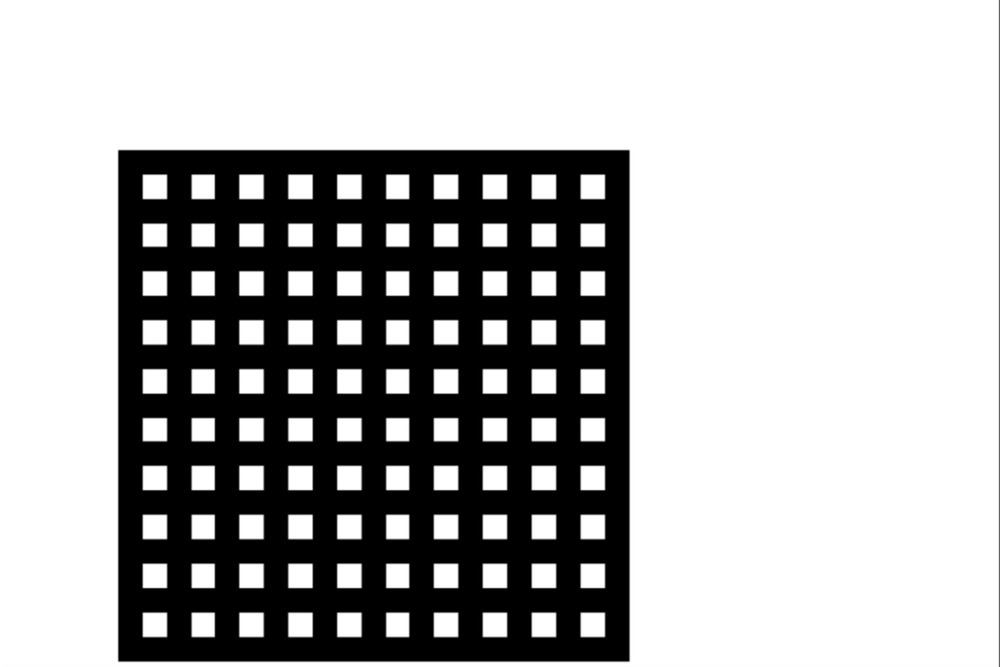
#> input picture soyeon/0217/10-05.png, 1000 x 667 px, shrunk from 1308 x 872 before the run
$ jupyter execute '0217 Line Thickness.ipynb'   (shell and % lines are left out)   (older library calls are emulated)
#> lines starting #> are read from the running program, lines starting #| are printed output that depends on the picture; after the words box and inside, x2 and y2 are one past the last pixel; in counts of white or black regions, pixels touching at a corner belong together
[cell 1]
import numpy as np
import cv2
from matplotlib import pyplot as plt

im = cv2.imread('10-05.png')
#> im is the input picture: shape (667, 1000, 3); min 0, max 255, mean 177.2
imgray = cv2.cvtColor(im, cv2.COLOR_RGB2GRAY)
ret,thresh = cv2.threshold(imgray,127,255,0)
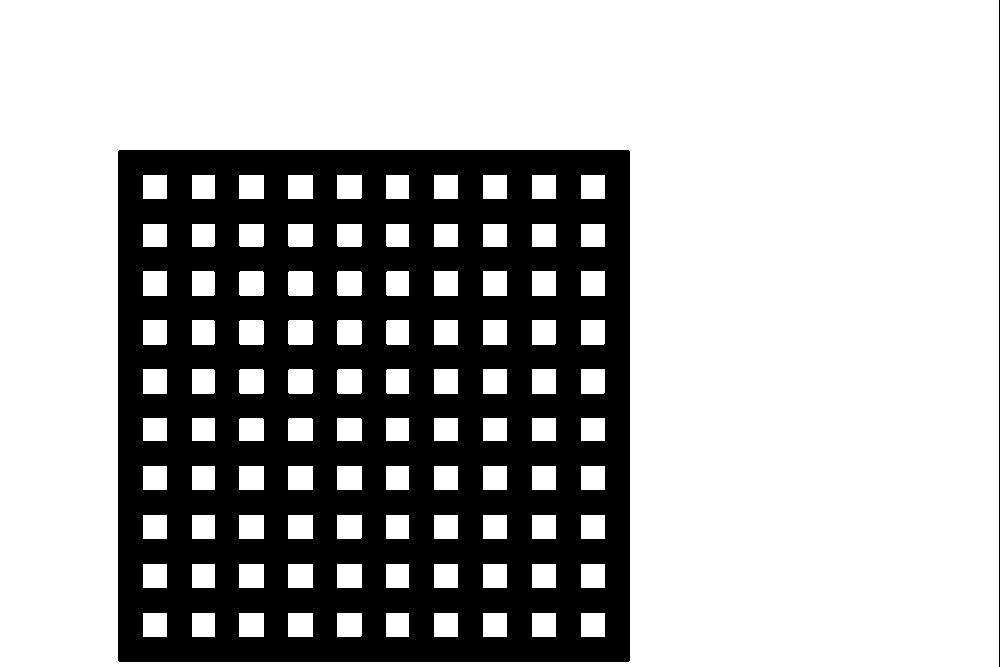
#> thresh: shape (667, 1000); 69.3% white; 2 black regions
im2, contours, hierarchy = cv2.findContours(thresh,cv2.RETR_TREE,cv2.CHAIN_APPROX_SIMPLE)
#> contours = 102 contours; largest, box (x1, y1, x2, y2) and area: (0, 0, 999, 667) 664668, (117, 149, 631, 663) 263161, (337, 369, 362, 394) 574, (288, 369, 313, 394) 574, (239, 369, 264, 394) 574

[cell 2]
contours
#> Out has the same summary as contours

[cell 3]
# 모서리에 그림을 그리는 함수
cv2.drawContours(im, contours, -1, (0,255,0), 1)
#> im: shape (667, 1000, 3); 2.18% of pixels changed, all inside (x1, y1, x2, y2) = (0, 0, 999, 667)

[cell 4]
plt.imshow(im)

[cell 5]
plt.imsave('thick.png',im)

[cell 6]
im = cv2.imread('10-01.png')
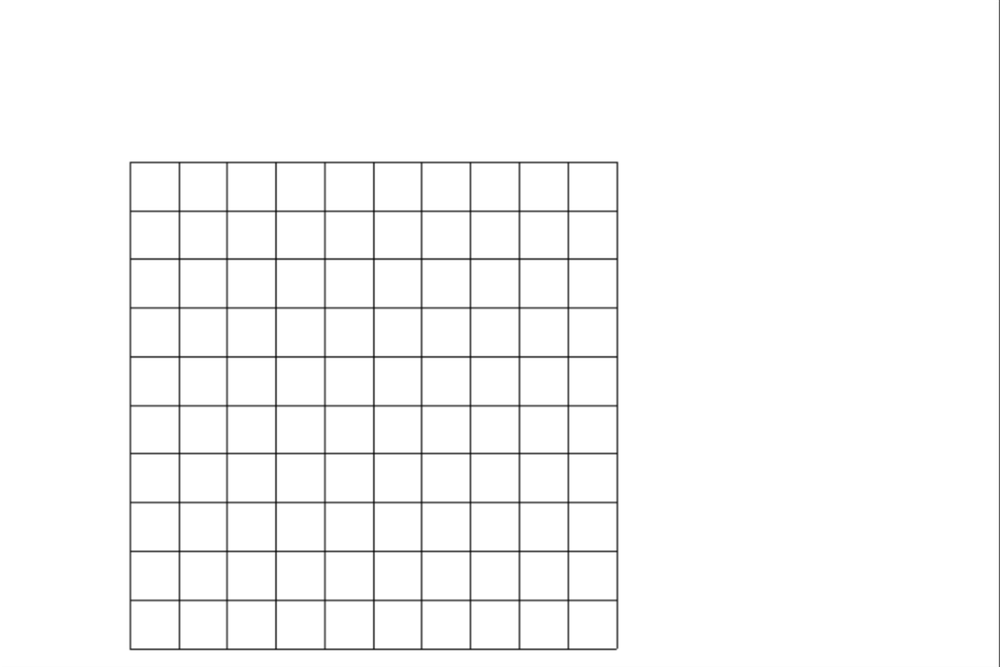
#> input picture soyeon/0217/10-01.png, 1000 x 667 px, shrunk from 1308 x 872 before the run
#> im is the input picture: shape (667, 1000, 3); min 22, max 255, mean 249.5
imgray = cv2.cvtColor(im, cv2.COLOR_RGB2GRAY)
ret,thresh = cv2.threshold(imgray,127,255,0)
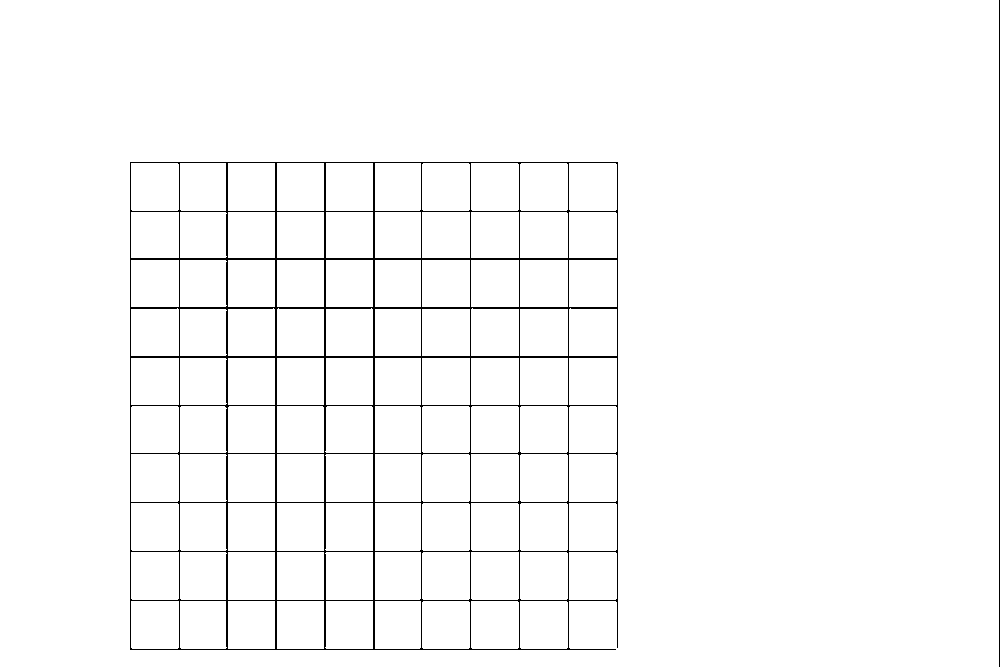
#> thresh: shape (667, 1000); 97.8% white; black in thin lines or dots, all inside (x1, y1, x2, y2) = (130, 0, 1000, 667)
im2, contours, hierarchy = cv2.findContours(thresh,cv2.RETR_TREE,cv2.CHAIN_APPROX_SIMPLE)
#> contours = 101 contours; largest, box (x1, y1, x2, y2) and area: (0, 0, 999, 667) 664668, (129, 161, 619, 651) 236906, (131, 601, 179, 649) 2208, (569, 552, 617, 600) 2208, (471, 552, 519, 600) 2208

[cell 7]
contours
#> Out has the same summary as contours

[cell 8]
cv2.drawContours(im, contours, -1, (0,255,0), 1)
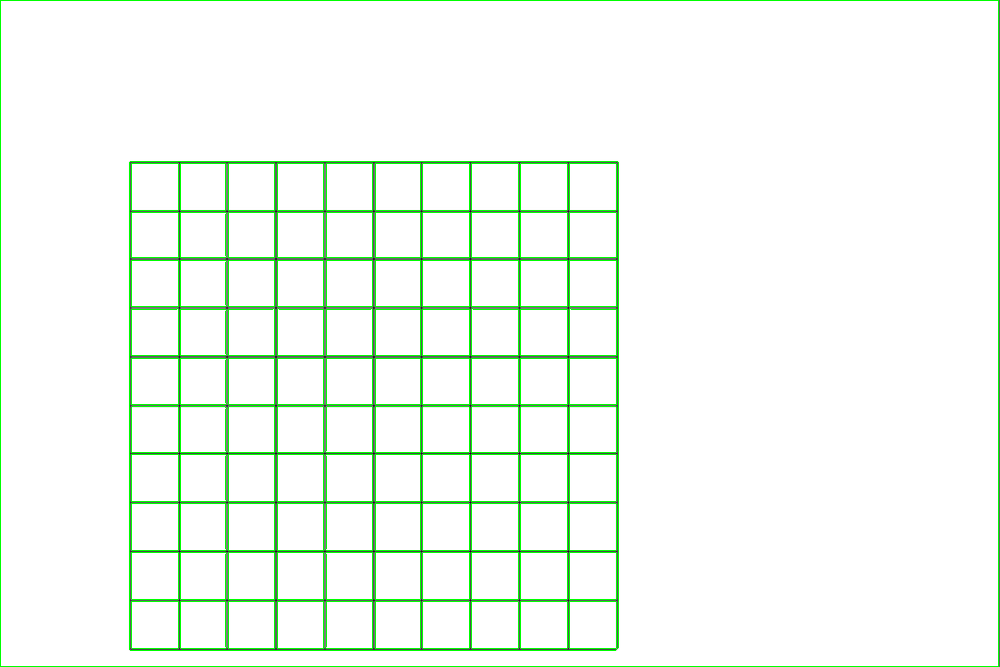
#> im: shape (667, 1000, 3); 3.55% of pixels changed, all inside (x1, y1, x2, y2) = (0, 0, 999, 667)

[cell 9]
plt.imshow(im)

[cell 10]
plt.imsave('slim.png',im)

[cell 11]
im = cv2.imread('10-04.png')
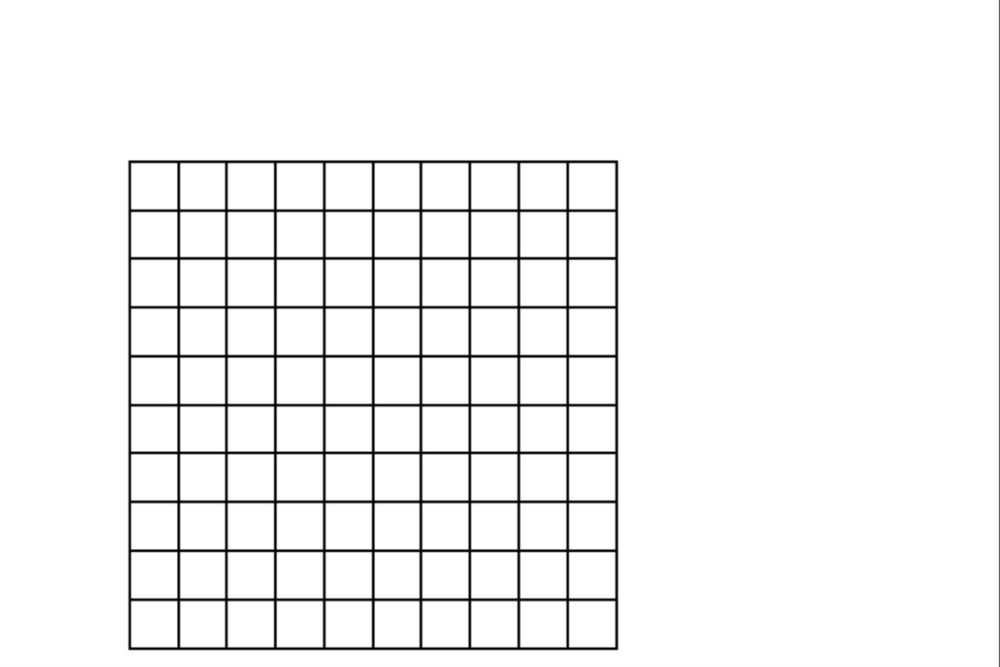
#> input picture soyeon/0217/10-04.png, 1000 x 667 px, shrunk from 1308 x 872 before the run
#> im is the input picture: shape (667, 1000, 3); min 0, max 255, mean 244.4
imgray = cv2.cvtColor(im, cv2.COLOR_RGB2GRAY)
ret,thresh = cv2.threshold(imgray,127,255,0)
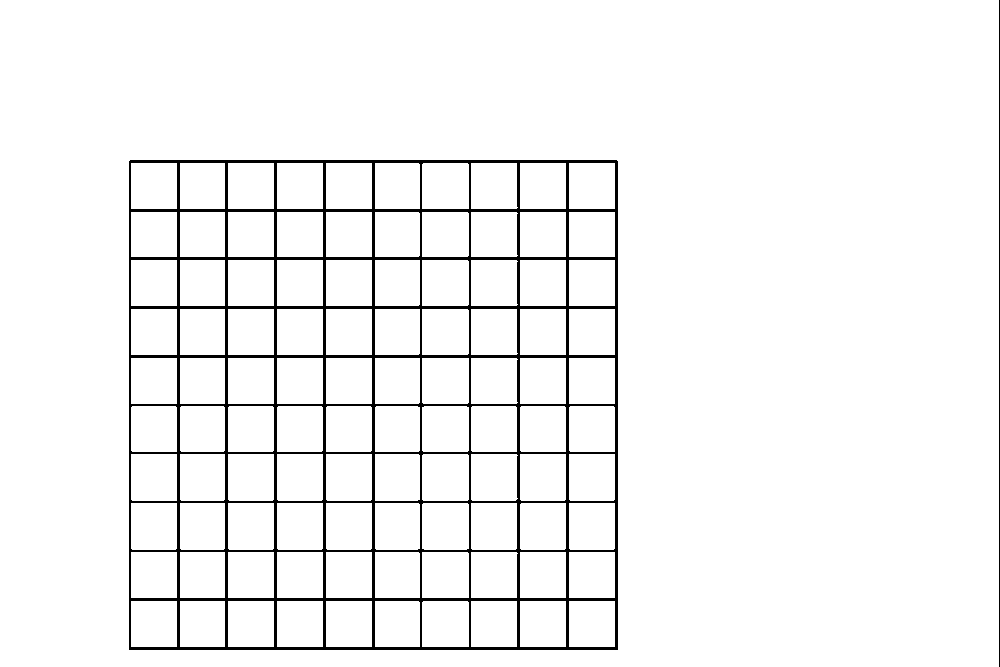
#> thresh: shape (667, 1000); 95.7% white; 2 black regions
im2, contours, hierarchy = cv2.findContours(thresh,cv2.RETR_TREE,cv2.CHAIN_APPROX_SIMPLE)
#> contours = 102 contours; largest, box (x1, y1, x2, y2) and area: (0, 0, 999, 667) 664668, (128, 159, 619, 651) 240585, (422, 454, 469, 501) 2114, (422, 503, 469, 550) 2112, (471, 454, 518, 501) 2071

[cell 12]
contours
#> Out has the same summary as contours

[cell 13]
cv2.drawContours(im, contours, -1, (0,255,0), 1)
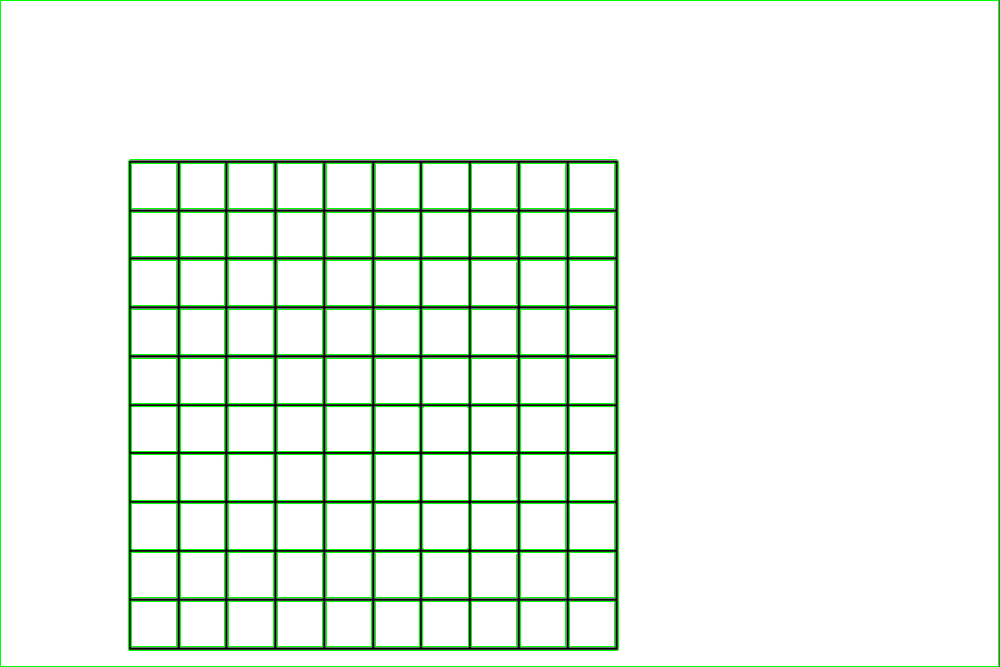
#> im: shape (667, 1000, 3); 3.48% of pixels changed, all inside (x1, y1, x2, y2) = (0, 0, 999, 667)
